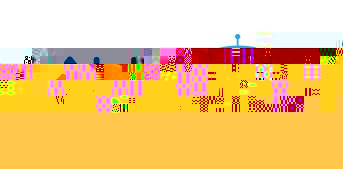
#> input picture src/autobot_astra/scripts/opencv/autobot.jpg, 343 x 169 px
$ python 2_2.py
#> lines starting #> are read from the running program, lines starting #| are printed output that depends on the picture
import cv2
if __name__ == '__main__':
	img = cv2.imread('autobot.jpg')
#> img is the input picture: shape (169, 343, 3); mean B, G, R 127.5, 199.3, 243.7
	dst = img[0:100,100:200]
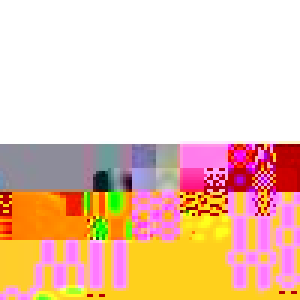
#> dst: shape (100, 100, 3) (shown 3 times larger); mean B, G, R 177.1, 200.4, 238.9
	while True :
		cv2.imshow("frame",img)
		cv2.imshow('dst', dst)
		action = cv2.waitKey(10) & 0xFF
#> (key q is pressed here)
		if action == ord('q') or action == 113:
			break
#> (the run stopped early here; a loop or call above may not have finished)
